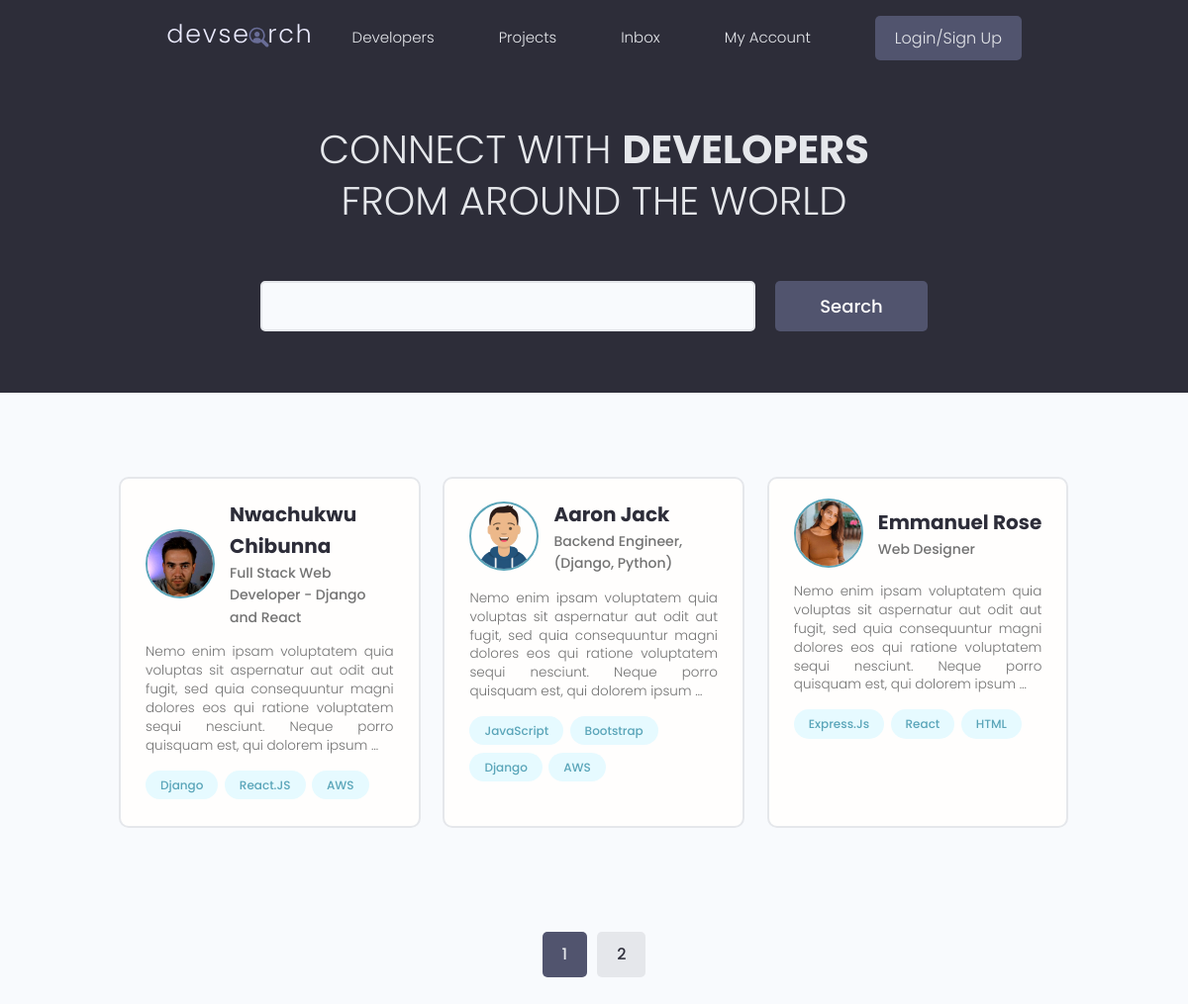
The page / on the database its author committed.
### user/models.py (models this page shows, shortened)
class Profile(models.Model):
    user = models.OneToOneField(User, on_delete = models.CASCADE)
    name = models.CharField(max_length = 200, blank = True, null = True,)
    username = models.CharField(max_length = 200, blank = True, null = True,)
    image = models.ImageField(blank = True, null = True, upload_to = 'static/profile', default='profile/user-default.png')
    email = models.EmailField(blank=True, null=True, default='devsearch@email.com')
    profession = models.CharField(max_length = 500, blank = True, null = True,)
    bio  = models.TextField(blank = True, null = True,)
    social_linkedin = models.CharField(max_length = 2000, blank = True, null = True,)
    social_website= models.CharField(max_length = 2000, blank = True, null = True,)
    created = models.DateTimeField(auto_now_add = True)
    id = models. UUIDField(default = uuid.uuid4, editable = False, primary_key = True, unique = True)
    location = models.CharField(max_length = 200, blank = True, null = True,)

class Skill(models.Model):
    owner = models.ForeignKey(Profile, on_delete = models.CASCADE)
    name = models.CharField(max_length = 200, default = '',  blank = True, null = True,)
    about = models.TextField(default = "About Skills", blank = True, null = True)
    created = models.DateTimeField(auto_now_add = True)
    id = models. UUIDField(default = uuid.uuid4, editable = False, primary_key = True, unique = True)
    def __str__(self):
        return self.name

### user/views.py (the view)
# urls.py: path('', views.UserProfile, name = 'profile'),
def UserProfile(request):
    search_query = ''
    if request.GET.get('text'):
        search_query = request.GET.get('text')
    skills = Skill.objects.filter(name__icontains = search_query)
    profiles = Profile.objects.distinct().filter(Q(name__icontains = search_query) |
    Q(profession__icontains = search_query) |
    Q(skill__in = skills))
    page = request.GET.get('page')
    num = 3
    paginator = Paginator(profiles, num)
    try:
        profiles = paginator.page(page)
    except PageNotAnInteger:
        page = 1
        profiles = paginator.page(page)
    except EmptyPage:
        page = paginator.num_pages
        profiles = paginator.page(page)
    context = {'profiles': profiles, 'search_query': search_query, "paginator": paginator }
    return render(request, 'user/profiles.html', context)

### user/templates/user/profiles.html (shortened to what this page needs)
{% extends 'base.html' %}
{% block content %}
<main class="home">
  <section class="hero-section text-center">
    <div class="container container--narrow">
      <div class="hero-section__box">
        <h2>CONNECT WITH <span>DEVELOPERS</span></h2>
        <h2>FROM AROUND THE WORLD</h2>
      </div>
      <div class="hero-section__search">
        <form class="form" action="#" method="get" id = 'searchForm'>
          <div class="form__field">
            <input class="input input--text" id="formInput#search" type="text" name="text"
              value = ' {{search_query}} ' placeholder="Search by developer name" />
          </div>
          <input class="btn btn--sub btn--lg" type="submit" value="Search" />
        </form>
      </div>
    </div>
  </section>
  <section class="devlist">
    <div class="container">
      <div class="grid grid--three">
       {% for profile in profiles %}
        <div class="column card">
          <div class="dev">
            <a href=" {% url 'profile-detail' profile.id %} " class="card__body">
              <div class="dev__profile">
                <img class="avatar avatar--md" src="{{profile.image.url}}" alt="image" />
                <div class="dev__meta">
                  <h3>{{profile.name}}</h3>
                  <h5>{{profile.profession}}</h5>
                </div>
              </div>
              <p class="dev__info">
               {{profile.bio | truncatechars:'200'}}
              </p>
              <div class="dev__skills">
                {% for skill in profile.skill_set.all %}
                <span class="tag tag--pill tag--main">
                  <small>{{skill}}</small>
                </span>
                {% endfor %}
              </div>
            </a>
          </div>
        </div>
        {% endfor %}
  </section>
  <div class="pagination">
    <ul class="container">
      {% for page in paginator.page_range %}
      {% if page == profiles.number %}
      <li><a href="?page={{page}}" class="btn page-link btn--sub" data-page= "{{page}}">{{page}}</a></li>
      {% else %}
      <li><a href="?page={{page}}" class="btn page-link" data-page= "{{page}}">{{page}}</a></li>
      {% endif %}
      {% endfor %}
    </ul>
  </div>
</main>
{% endblock %}

### static/styles/app.css (style rules this page uses)
:root { --color-sub: #2d2d39; }
.btn--sub { background-color: var(--color-sub-light); }
.card { border: 2px solid var(--color-light); }
img { width: 100%; }
.hero-section { height: 40vh; display: flex; align-items: center; background-color: var(--color-sub); }
.hero-section__box { margin-bottom: 4rem; }
.hero-section__box > h2, .hero-section__box > h2 > span { font-size: 4rem; color: var(--color-light); line-height: 1.3; text-transform: uppercase; }
.hero-section__box > h2 { font-weight: 300; }
.hero-section__box > h2 > span { font-weight: 700; }
.hero-section__search > .form { display: flex; align-items: center; justify-content: center; gap: 2rem; }
.hero-section__search > .form input.input--text { width: 50rem; }
.devlist { margin-top: 8rem; }
.devlist .grid { align-items: stretch; }
.devlist .dev .dev__profile { display: flex; align-items: center; gap: 1.5rem; }
.devlist .dev .dev__meta h3 { color: var(--color-sub); font-size: 2rem; font-weight: 700; }
.devlist .dev .dev__meta h5 { color: var(--color-text); font-size: 1.4rem; font-weight: 500; }
.devlist .dev .dev__info { margin: 1.5rem 0; font-size: 1.35rem; line-height: 1.4; text-align: justify; }
.pagination { margin-top: 8rem; margin-bottom: 10rem; }
.pagination > ul { flex-wrap: wrap; list-style: none; display: flex; align-items: center; justify-content: center; gap: 1rem; }
.pagination .btn { color: var(--color-sub); }
.pagination .btn.btn--sub { color: var(--color-light); }

### static/uikit/styles/modules/_variables.css (style rules this page uses)
:root { --color-main: #5aa5b9; --color-main-light: #e6faff; --color-sub: #3f4156; --color-sub-light: #51546e; --color-sub-lighter: #ededfd; --color-text: #737373; --color-gray: #8b8b8b; --color-light: #e5e7eb; --color-light-gray: #767676; --color-bg: #f8fafd; --color-white: #fffefd; --color-white-light: #f3f3f3; --color-success: #359e64; --color-success-bg: #def8e8; --color-error: #fc4b0b; --color-error-bg: #fff2ee; --font-base: 'Poppins', arial, helvetica, 'Segoe UI', roboto, ubuntu, sans-serif; --font-monospace: 'Fira Code', 'Courier New', courier, monospace; --font-regular: 300; --font-medium: 500; --font-bold: 700; --generic-shadow: 1px 1px 5px #00000010; --generic-transition: all 0.3s ease-in-out; }

### static/uikit/styles/modules/_base.css (style rules this page uses)
* { margin: 0; padding: 0; box-sizing: border-box; text-rendering: optimizeLegibility; color: inherit; font-size: inherit; }
html { font-size: 50%; }
@media only screen and (min-width: 480px) { html { font-size: 56.25%; } }
@media only screen and (min-width: 1200px) { html { font-size: 62.5%; } }
body { line-height: 1.6; font-weight: 400; font-size: 1.5rem; color: var(--color-text); background-color: var(--color-bg); min-height: 100vh; }

### static/uikit/styles/modules/_typography.css (style rules this page uses)
* { font-family: var(--font-base); }
h2 { font-size: 3.6rem; font-weight: var(--font-bold); }
h3 { font-size: 3.2rem; font-weight: var(--font-medium); }
h5 { font-size: 2.4rem; font-weight: var(--font-medium); }
h5, h6 { font-weight: var(--font-regular); }
p, span, strong { font-size: 1.6rem; color: var(--color-text); font-weight: var(--font-regular); }
a { padding-bottom: 2px; text-decoration: none; display: inline-block; color: var(--color-main); font-weight: var(--font-medium); }

### static/uikit/styles/modules/_utilities.css (style rules this page uses)
.container { width: 92%; max-width: 165rem; margin: 0 auto; box-sizing: border-box; }
.container--narrow { width: 92%; max-width: 120rem; }
@media screen and (min-width: 1000px) { .container { width: 90%; } }
@media screen and (min-width: 1000px) { .container--narrow { width: 85%; } }
@media screen and (min-width: 1200px) { .container { width: 80%; } }
@media screen and (min-width: 1200px) { .container--narrow { width: 72%; } }
.text-center { text-align: center; }

### static/uikit/styles/modules/_avatar.css (style rules this page uses)
.avatar { border-radius: 50%; border: 2px solid var(--color-main); object-fit: cover; }
.avatar--md { height: 7rem; width: 7rem; }

### static/uikit/styles/modules/_button.css (style rules this page uses)
.btn { display: inline-block; position: relative; cursor: pointer; background-color: var(--color-light); font-weight: var(--font-medium); color: var(--color-sub); text-decoration: none; padding: 1rem 2rem; border-radius: 0.5rem; border: none; width: -webkit-fit-content; width: -moz-fit-content; width: fit-content; height: -webkit-fit-content; height: -moz-fit-content; height: fit-content; font-size: 1.6rem; outline-width: 0; outline-color: transparent; -webkit-backface-visibility: hidden; backface-visibility: hidden; transition: all 0.3s ease-in-out; }
.btn--sub { background-color: var(--color-sub); color: var(--color-white); }
.btn--lg { font-size: 1.8rem; padding: 1.2rem 4.5rem; }

### rows shown on the page
Profile: image (picture), name "Nwachukwu Chibunna", profession "Full Stack Web Developer - Django and React", bio "Nemo enim ipsam voluptatem quia voluptas sit aspernatur aut odit aut fugit, sed quia consequuntur magni dolores eos qui ratione voluptatem sequi nesciunt. Neque porro quisquam est, qui dolorem ipsum …"
Skill: name "Django"
Skill: name "React.JS"
Skill: name "AWS"
Profile: image (picture), name "Aaron Jack", profession "Backend Engineer, (Django, Python)", bio "Nemo enim ipsam voluptatem quia voluptas sit aspernatur aut odit aut fugit, sed quia consequuntur magni dolores eos qui ratione voluptatem sequi nesciunt. Neque porro quisquam est, qui dolorem ipsum …"
Skill: name "JavaScript"
Skill: name "Bootstrap"
Skill: name "Django"
Skill: name "AWS"
Profile: image (picture), name "Emmanuel Rose", profession "Web Designer", bio "Nemo enim ipsam voluptatem quia voluptas sit aspernatur aut odit aut fugit, sed quia consequuntur magni dolores eos qui ratione voluptatem sequi nesciunt. Neque porro quisquam est, qui dolorem ipsum …"
Skill: name "Express.Js"
Skill: name "React"
Skill: name "HTML"

### other values the page prints
{{ page }} "1"
{{ page }} "2"
